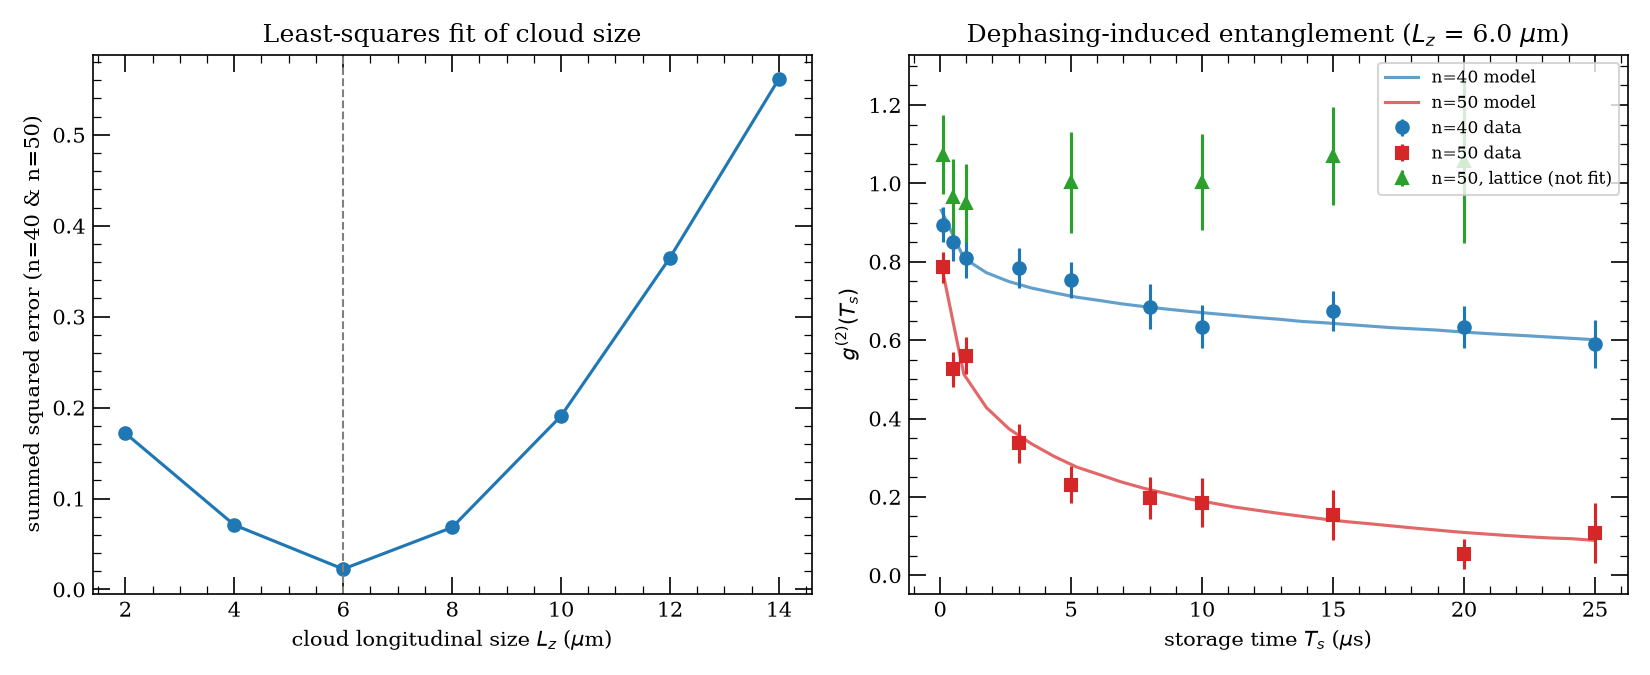

Reproduce this figure in Python.
"""Second-order correlation g^(2)(T_s) of the retrieved spin wave vs. storage time.

Reproduces the central experimental result of Y. Li, Y. Mei, H. Nguyen, P. R.
Berman, A. Kuzmich, "Dynamics of Collective-Dephasing-Induced Multiatom
Entanglement," Phys. Rev. A 106, L051701 (2022): interaction-induced (van der
Waals) dephasing among Rydberg-excited atoms during a storage time T_s
converts an initially unentangled, singly-excited collective spin wave into
an entangled multiatom (Dicke-like) state, whose signature is the decay of
g^(2)(T_s) below the uncorrelated value as T_s increases.

For each pair of interacting atoms i,j at Rydberg principal quantum number n,
the van der Waals shift C3/R_ij^3 between the nS_1/2 Rydberg pair state and
its near-resonant (n,n-1)P_3/2 Forster partner dephases the relative phase of
the collective spin wave. Averaging exp(i*2*pi*detuning_ij*T_s) over atom
pairs (positions drawn from a Gaussian cloud of transverse size wx=wy and
longitudinal size Lz) and Monte Carlo samples gives the coherence moments
x(T_s), y(T_s), which are combined with a truncated multi-excitation
Fock-state expansion (amplitudes c_i, set by the two-photon excitation Rabi
frequencies and pulse duration) to estimate g^(2)(T_s).

The single free parameter, the cloud's longitudinal size Lz, is fit by
least-squares to the measured g^(2)(T_s) at Rydberg states n=40 and n=50
(100 ns retrieval pulse). A third dataset, n=50 with the atoms pinned in an
optical lattice (suppressing atomic motion but not the interaction), is
plotted for comparison but not fit.

Monte Carlo seed counts, the Lz scan resolution, and the Fock-state
truncation are reduced from the original notebook to keep runtime short; the
model and fit procedure are unchanged. Source: Supplement figure.ipynb
("g2 revival" folder), cells computing g2_n40/g2_n50 vs. the dephasing model
and optimizing Lz (`optimal_param`); the pairwise dephasing model itself
("final"/"test0526_blockade") also appears (unfit) in
g2_revival-09-07-2022.ipynb and g2_revival-08-22-2022.ipynb. Data:
g2_n40_pw100_final.csv, g2_n50_pw100_final.csv, g2_n50_pw100_latt_final.csv,
originally under "Many body rabi oscillation/simulation/dephasing/" (a
sibling folder to both source folders, referenced by relative path from
Supplement figure.ipynb).
"""

from pathlib import Path

import matplotlib

matplotlib.use("Agg")
import matplotlib.pyplot as plt
import numpy as np
import pandas as pd
from numba import jit

DATA_DIR = Path(__file__).parent / "data"


# ---------------------------------------------------------------------------
# Rb87 Rydberg (nS_1/2 <-> nP_3/2 / (n-1)P_3/2) structure, quantum-defect
# formulas (only the S and P3/2 branches needed here are kept).
# ---------------------------------------------------------------------------
@jit(nopython=True, nogil=True)
def rydberg_energy(n, l, j):
    if l == 0:
        delta, delta2 = 3.1311804, 0.1784
    else:  # l == 1, j == 3/2
        delta, delta2 = 2.6416737, 0.2950
    nu = n - delta - delta2 / (n - delta) ** 2
    hconst, clight, Ry = 6.62606896e-34, 2.99792458e8, 1.0973731568527e7
    return -(hconst * clight * Ry) / nu**2


@jit(nopython=True, nogil=True)
def radial_matrix_element(n, l, j, na, la, ja):
    """<na la ja| r |n l j> via the Kaulakys (1995) quasiclassical formula."""
    Z = 1
    delta, delta2 = (3.1311804, 0.1784) if l == 0 else (2.6416737, 0.2950)
    nu = n - delta - delta2 / (n - delta) ** 2
    deltaa, delta2a = (3.1311804, 0.1784) if la == 0 else (2.6416737, 0.2950)
    nua = na - deltaa - delta2a / (na - deltaa) ** 2

    s_a = nua - nu
    nu_c_a = (2 * (nu * nua) ** 2 / (nu + nua)) ** (1 / 3)
    e_a = np.sqrt(1 - ((l + la + 1) / (2 * nu_c_a)) ** 2)

    csi = np.arange(0, np.pi, 1e-3)
    j_a = (1 / np.pi) * np.sum(np.cos(s_a * csi + s_a * e_a * np.sin(csi))) * 1e-3
    dj_a = (1 / np.pi) * np.sum(-np.sin(s_a * csi + s_a * e_a * np.sin(csi)) * np.sin(csi)) * 1e-3

    if (la - l) == 1:
        D_pa = (1 / s_a) * (dj_a + np.sqrt(e_a ** (-2) - 1) * (j_a - np.sin(np.pi * s_a) / (np.pi * s_a)))
    else:
        D_pa = (1 / s_a) * (dj_a - np.sqrt(e_a ** (-2) - 1) * (j_a - np.sin(np.pi * s_a) / (np.pi * s_a)))

    return ((-1) ** (n - na)) * nu_c_a**5 / (Z * (nu * nua) ** (3 / 2)) * D_pa


def omega_2_rabi_mhz(n):
    """Coupling-laser two-photon Rabi frequency (MHz) to Rydberg state n,
    from the 480 nm dipole matrix element (arc's Rubidium87 HFS data)."""
    import arc
    from scipy.constants import c as C_c
    from scipy.constants import e as C_e
    from scipy.constants import epsilon_0, hbar, pi
    from scipy.constants import physical_constants
    from math import sqrt

    bohr_radius = physical_constants["Bohr radius"][0]
    atom = arc.Rubidium87()
    laser_power, laser_waist = 30e-3, 15e-6
    max_intensity = 2 * laser_power / (pi * laser_waist**2)
    electric_field = sqrt(2.0 * max_intensity / (C_c * epsilon_0))
    dipole = atom.getDipoleMatrixElementHFS(5, 1, 3 / 2, 3, -3, n, 0, 1 / 2, 2, -2, +1, s=0.5) * C_e * bohr_radius
    freq = electric_field * abs(dipole) / hbar
    return freq / 1e6 / (2 * pi) / 1.46


@jit(nopython=True, nogil=True)
def fock_amplitude_ci(omega_1, omega_2, delta, N, t, i):
    """Binomial multi-excitation Fock amplitude c_i for i excitations out of N
    atoms, driven by two-photon Rabi frequencies omega_1, omega_2 at detuning
    delta over pulse duration t (mean-field beam-splitter-like weighting)."""
    a = np.cos(2 * np.pi * omega_1 * omega_2 / 4 / delta * t)
    b = np.sin(2 * np.pi * omega_1 * omega_2 / 4 / delta * t)
    binomial = 1.0
    for m in range(i):
        binomial = binomial * (N - m) / (m + 1)
    return a ** (N - i) * b**i * np.sqrt(binomial)


@jit(nopython=True, nogil=True)
def dephasing_g2(N, wx, wy, Lz, n, omega_2, time, seed, trunc):
    """One Monte Carlo draw (fixed atom positions) of g^(2)(T_s) for storage
    times `time`, from van-der-Waals dephasing of the collective coherence
    combined with the truncated Fock-state expansion c_i."""
    a_0 = 0.52917720859e-10
    alpha = 7.2973525376e-3
    hconst = 6.62606896e-34
    clight = 2.99792458e8

    np.random.seed(seed)
    wx2, wy2, wz2 = wx / 2.0, wy / 2.0, Lz / 2.0
    xvec = np.random.normal(0, wx2, N)
    yvec = np.random.normal(0, wy2, N)
    zvec = np.random.normal(0, wz2, N)

    l, j = 0, 0.5
    n1, l1, j1 = n, 1, 1.5
    n2, l2, j2 = n - 1, 1, 1.5
    defect = (rydberg_energy(n1, l1, j1) + rydberg_energy(n2, l2, j2) - 2 * rydberg_energy(n, l, j)) / hconst * 1e-6
    C3 = (1e18) * (1e-6) * ((alpha * clight / (2 * np.pi)) * a_0**2) \
        * radial_matrix_element(n, l, j, n1, l1, j1) * radial_matrix_element(n, l, j, n2, l2, j2)

    c_i_list = np.zeros(trunc + 1)
    for i in range(trunc + 1):
        c_i_list[i] = fock_amplitude_ci(9.2, omega_2, 480.0, N, 0.1, i)
    c_i_list = c_i_list / np.sqrt(np.sum(c_i_list**2))

    dist3D = np.zeros((N, N))
    for i in range(N):
        for k in range(N):
            if i != k:
                dist3D[i, k] = np.sqrt((xvec[i] - xvec[k]) ** 2 + (yvec[i] - yvec[k]) ** 2 + (zvec[i] - zvec[k]) ** 2)

    g2 = np.zeros(len(time))
    for tt in range(len(time)):
        phase_num = 0.0 + 0.0j
        phase_denom = 0.0
        for i in range(N):
            inner = 0.0 + 0.0j
            for k in range(N):
                if i != k:
                    detuning_ik = np.abs(defect / 2) - np.sqrt((defect / 2) ** 2 + (C3 / dist3D[i, k] ** 3) ** 2)
                    term = np.exp(2j * np.pi * detuning_ik * time[tt])
                    phase_num += term
                    inner += term
            phase_denom += np.abs(inner) ** 2

        x_test = np.abs(phase_num) ** 2 / N**2 / (N - 1) ** 2
        y_test = phase_denom / N / (N - 1) ** 2
        x_test = (x_test - 2 / N**2) / (1 - 2 / N**2)
        y_test = (y_test - 1 / N) / (1 - 1 / N)

        g2_denom = c_i_list[1] ** 2
        g2_num = 0.0
        for m in range(2, trunc + 1):
            g2_denom += c_i_list[m] ** 2 * m * ((1 - 1 / N) * y_test ** (m - 1) + 1 / N)
            g2_num += c_i_list[m] ** 2 * m * (m - 1) * ((1 - 2 / N**2) * x_test ** (2 * m - 3) + 2 / N**2)
        g2[tt] = g2_num / g2_denom**2

    return g2


def mc_average_g2(N, wx, wy, Lz, n, omega_2, time, trunc, n_seeds):
    g2_avg = np.zeros(len(time))
    for seed in range(n_seeds):
        g2_avg += dephasing_g2(N, wx, wy, Lz, n, omega_2, time, seed, trunc) / n_seeds
    return g2_avg


def main():
    N = 273  # atom number calibrated from the Rabi-flopping fit (calibration_fits.py)
    wx = wy = 5.85 * np.sqrt(2)  # microns, transverse cloud size
    trunc = 15  # Fock-state truncation (reduced from 50; c_i decays fast well before this)
    n_seeds_scan = 8  # Monte Carlo seeds while scanning Lz (reduced from 200)
    n_seeds_final = 20  # Monte Carlo seeds for the final smooth curves

    omega_2_40 = omega_2_rabi_mhz(40)
    omega_2_50 = omega_2_rabi_mhz(50)
    print(f"omega_2(n=40) = {omega_2_40:.2f} MHz, omega_2(n=50) = {omega_2_50:.2f} MHz")

    df_n40 = pd.read_csv(DATA_DIR / "g2_n40_pw100_final.csv")
    df_n50 = pd.read_csv(DATA_DIR / "g2_n50_pw100_final.csv")
    df_n50_latt = pd.read_csv(DATA_DIR / "g2_n50_pw100_latt_final.csv")
    x_n40, y_n40, yerr_n40 = df_n40["time"].to_numpy(), df_n40["g2"].to_numpy(), df_n40["g2 err"].to_numpy()
    x_n50, y_n50, yerr_n50 = df_n50["time"].to_numpy(), df_n50["g2"].to_numpy(), df_n50["g2 err"].to_numpy()
    x_latt, y_latt, yerr_latt = (
        df_n50_latt["time"].to_numpy(),
        df_n50_latt["g2"].to_numpy(),
        df_n50_latt["g2 err"].to_numpy(),
    )

    # --- fit the single free parameter (cloud longitudinal size Lz) to the
    # n=40 and n=50 (no lattice) data by least-squares (reduced scan grid) ---
    Lz_list = np.arange(2.0, 16.0, 2.0)
    sq_err = np.zeros(len(Lz_list))
    for idx, Lz in enumerate(Lz_list):
        g2_40 = mc_average_g2(N, wx, wy, Lz, 40, omega_2_40, x_n40, trunc, n_seeds_scan)
        g2_50 = mc_average_g2(N, wx, wy, Lz, 50, omega_2_50, x_n50, trunc, n_seeds_scan)
        sq_err[idx] = np.sum((y_n40 - g2_40) ** 2) + np.sum((y_n50 - g2_50) ** 2)
        print(f"Lz = {Lz:5.1f} um  ->  sum squared error = {sq_err[idx]:.4f}")
    Lz_best = Lz_list[np.argmin(sq_err)]
    print(f"Best-fit cloud longitudinal size: Lz = {Lz_best:.1f} um")

    # --- smooth theory curves at the best-fit Lz ---
    t_smooth = np.linspace(0.05, 25, 30)
    g2_40_smooth = mc_average_g2(N, wx, wy, Lz_best, 40, omega_2_40, t_smooth, trunc, n_seeds_final)
    g2_50_smooth = mc_average_g2(N, wx, wy, Lz_best, 50, omega_2_50, t_smooth, trunc, n_seeds_final)

    fig, axes = plt.subplots(1, 2, figsize=(11, 4.5))

    axes[0].plot(Lz_list, sq_err, "o-")
    axes[0].axvline(Lz_best, color="gray", ls="--", lw=1)
    axes[0].set_xlabel(r"cloud longitudinal size $L_z$ ($\mu$m)")
    axes[0].set_ylabel("summed squared error (n=40 & n=50)")
    axes[0].set_title("Least-squares fit of cloud size")

    axes[1].errorbar(x_n40, y_n40, yerr=yerr_n40, fmt="o", color="tab:blue", label="n=40 data")
    axes[1].plot(t_smooth, g2_40_smooth, "-", color="tab:blue", alpha=0.7, label="n=40 model")
    axes[1].errorbar(x_n50, y_n50, yerr=yerr_n50, fmt="s", color="tab:red", label="n=50 data")
    axes[1].plot(t_smooth, g2_50_smooth, "-", color="tab:red", alpha=0.7, label="n=50 model")
    axes[1].errorbar(x_latt, y_latt, yerr=yerr_latt, fmt="^", color="tab:green", label="n=50, lattice (not fit)")
    axes[1].set_xlabel(r"storage time $T_s$ ($\mu$s)")
    axes[1].set_ylabel(r"$g^{(2)}(T_s)$")
    axes[1].set_title(f"Dephasing-induced entanglement ($L_z$ = {Lz_best:.1f} $\\mu$m)")
    axes[1].legend(fontsize=8)

    fig.tight_layout()
    fig.savefig(Path(__file__).with_suffix(".png"), dpi=150)


if __name__ == "__main__":
    main()
